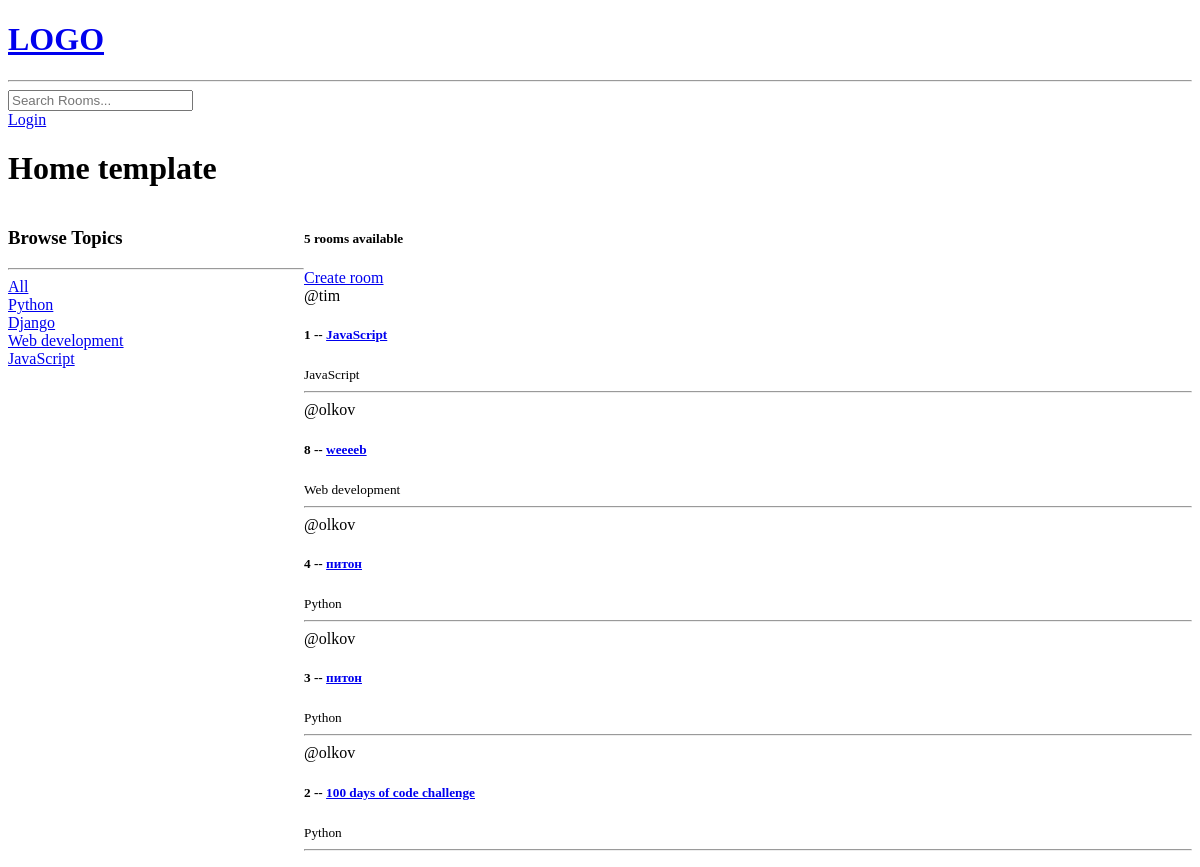
The app's page /, older data.
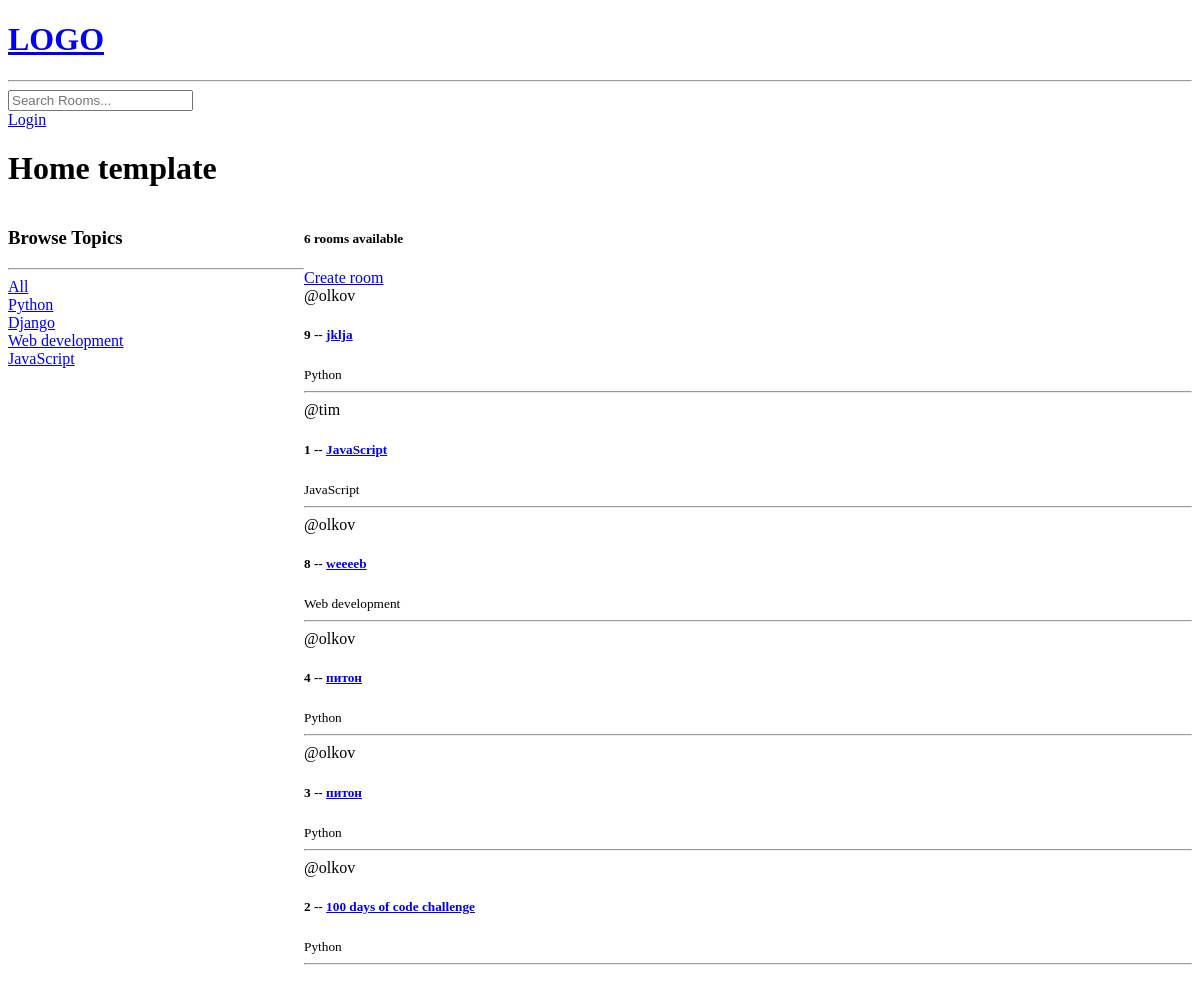
The same page, newer data.
### base/models.py (models this page shows, shortened)
class Topic(models.Model):
    name = models.CharField(max_length=200)
    def __str__(self):
        return self.name

class Room(models.Model):
    host = models.ForeignKey(User, on_delete=models.SET_NULL, null=True)
    topic = models.ForeignKey(Topic, on_delete=models.SET_NULL, null=True)
    name = models.CharField(max_length=200)
    description = models.TextField(null=True, blank=True)
    updated = models.DateTimeField(auto_now=True)
    created = models.DateTimeField(auto_now_add=True)
    class Meta:
        ordering = ['-updated', '-created']

### base/views.py (the view)
# urls.py: path('', views.home, name='home'),
def home(request):
    q = request.GET.get('q') if request.GET.get('q') else ''
    rooms = Room.objects.filter(
        Q(topic__name__icontains=q) |
        Q(name__icontains=q) |
        Q(description__icontains=q) |
        Q(host__username__icontains=q)
    )
    room_count = rooms.count()
    topics = Topic.objects.all()
    context = {
        'rooms': rooms,
        'topics': topics,
        'room_count': room_count
    }
    return render(request, 'base/home.html', context)

### base/templates/base/home.html (shortened to what this page needs)
{% extends 'main.html' %}
{% block content %}
    <h1>Home template</h1>
    <div class="home-container">
        <div>
            <h3>Browse Topics</h3>
            <hr>
            <div>
                <a href="{% url 'home' %}">All</a>
            </div>
            {% for topic in topics %}
                <div>
                    <a href="{% url 'home' %}?q={{ topic.name }}">{{ topic.name }}</a>
                </div>
            {% endfor %}
        </div>
        <div>
            <h5>{{ room_count }} rooms available</h5>
            <a href="{% url 'create-room' %}">Create room</a>
            <div>
                {% for room in rooms %}
                    <div>
                        <span>@{{ room.host.username }}</span>
                        <h5>{{ room.id }} -- <a href="{% url 'room' room.id %}">{{ room.name }}</a></h5>
                        <small>{{ room.topic }}</small>
                        <hr>
                    </div>
                {% endfor %}
            </div>
        </div>
    </div>
{% endblock %}

Row changes from the older to the newer data that the page shows:
added Room: host.username "olkov", id "9", name "jklja", topic "Python"
Text that changed along with them:
{{ room_count }}: "5" → "6"
